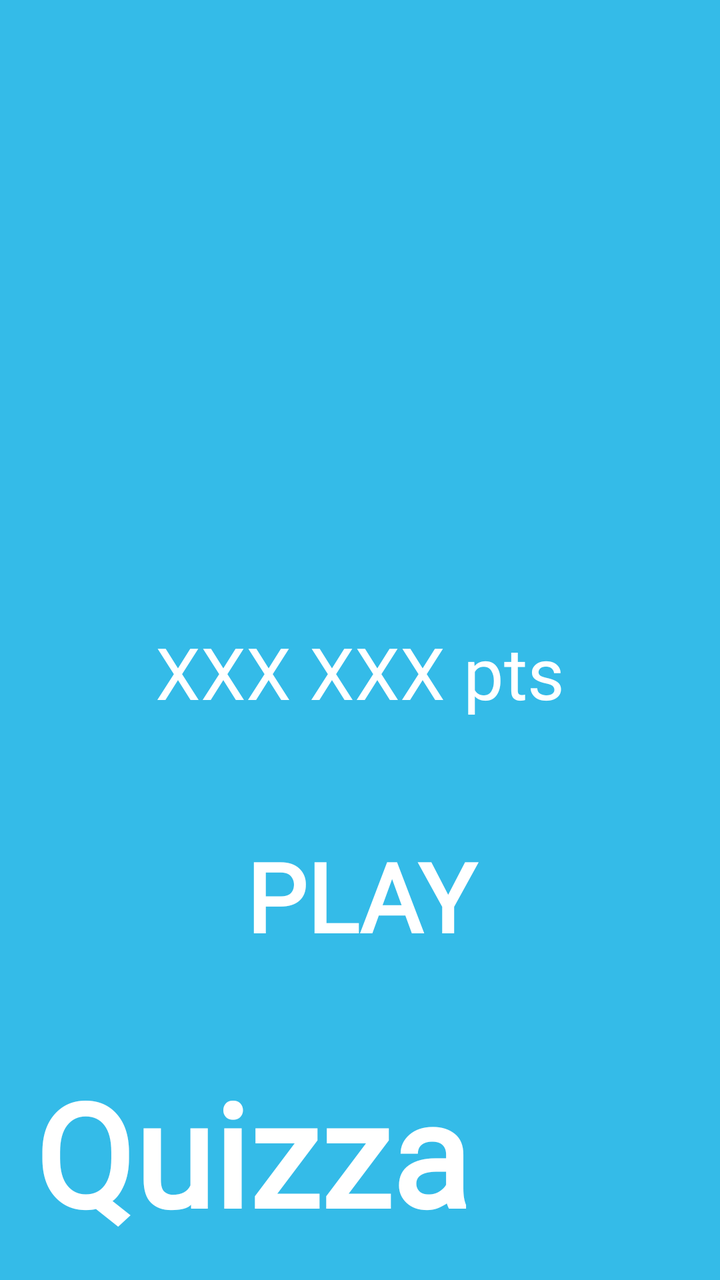
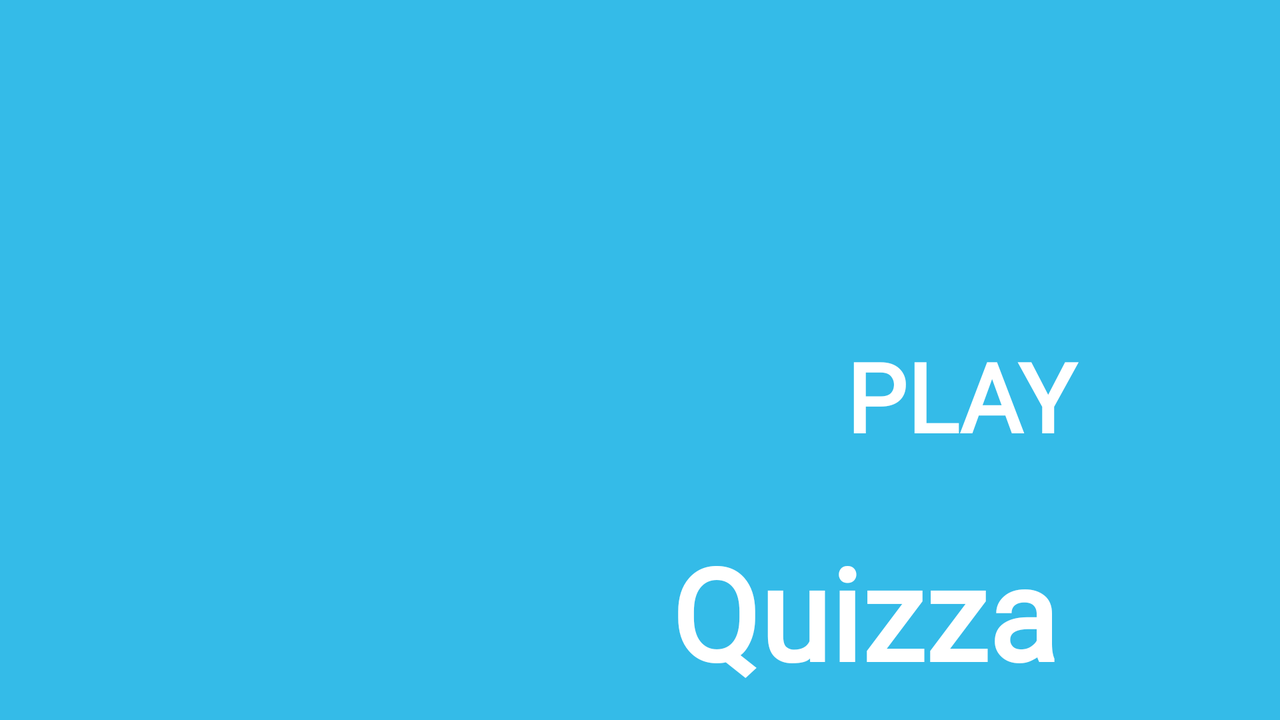

First picture: res/layout/ on a phone held upright. Second picture: the repository's own variant of that layout, on a device whose configuration matches the variant's folder. Source for both follows.
<!-- AndroidManifest.xml: application theme Theme.Quizza -->
<!-- res/layout/homepage.xml -->
<?xml version="1.0" encoding="utf-8"?>

<androidx.constraintlayout.widget.ConstraintLayout
    xmlns:android="http://schemas.android.com/apk/res/android"
    xmlns:app="http://schemas.android.com/apk/res-auto"
    xmlns:tools="http://schemas.android.com/tools"
    android:layout_width="match_parent"
    android:layout_height="match_parent">

    <LinearLayout
        android:layout_width="match_parent"
        android:layout_height="match_parent"
        android:background="@color/blue_background"
        android:gravity="center"
        android:orientation="vertical"
        android:weightSum="10"
        app:layout_constraintStart_toStartOf="parent"
        app:layout_constraintTop_toTopOf="parent">

        <LinearLayout
            android:layout_width="match_parent"
            android:layout_height="0dp"
            android:layout_weight="3"
            android:orientation="horizontal"
            android:weightSum="10">

            <View
                android:id="@+id/view2"
                android:layout_width="0dp"
                android:layout_height="match_parent"
                android:layout_weight="2.2" />

            <ImageView
                android:id="@+id/ivAvatarHomepage"
                android:layout_width="0dp"
                android:layout_height="match_parent"
                android:layout_weight="5.6" />
        </LinearLayout>

        <TextView
            android:id="@+id/tvUsernameHomepage"
            android:layout_width="match_parent"
            android:layout_height="0dp"
            android:layout_weight="1.5"
            android:fontFamily="@font/coiny"
            android:gravity="center"
            android:textColor="#FFFFFF"
            android:textSize="36sp"
            android:textStyle="bold" />

        <TextView
            android:id="@+id/tvScoreHomepage"
            android:layout_width="match_parent"
            android:layout_height="0dp"
            android:layout_weight="1.5"
            android:fontFamily="@font/coiny"
            android:gravity="center"
            android:text="XXX XXX pts"
            android:textColor="#FFFFFF"
            android:textSize="36sp" />

        <Button
            android:id="@+id/btnPlay"
            android:layout_width="300dp"
            android:layout_height="0dp"
            android:layout_weight="2"
            android:background="@drawable/login_button"
            android:fontFamily="@font/coiny"
            android:text="PLAY"
            android:textColor="#FFFFFF"
            android:textSize="48sp"
            android:textStyle="bold" />

        <LinearLayout
            android:layout_width="match_parent"
            android:layout_height="0dp"
            android:layout_weight="2"
            android:orientation="horizontal"
            android:weightSum="10">

            <TextView
                android:id="@+id/textView3"
                android:layout_width="0dp"
                android:layout_height="match_parent"
                android:layout_weight="7"
                android:fontFamily="@font/coiny"
                android:gravity="center"
                android:text="Quizza"
                android:textColor="#FFFFFF"
                android:textSize="72sp"
                android:textStyle="bold" />

            <ImageView
                android:id="@+id/imageView2"
                android:layout_width="0dp"
                android:layout_height="match_parent"
                android:layout_weight="3"
                app:srcCompat="@drawable/question_mark" />
        </LinearLayout>
    </LinearLayout>
</androidx.constraintlayout.widget.ConstraintLayout>
<!-- resources referenced by this layout -->
<resources>
  <color name="blue_background">#34BBE8</color>
  <style name="Theme.Quizza" parent="Theme.AppCompat.Light.NoActionBar">
          
          <item name="colorPrimary">@color/purple_500</item>
          <item name="colorPrimaryVariant">@color/purple_700</item>
          <item name="colorOnPrimary">@color/white</item>
          
          <item name="colorSecondary">@color/teal_200</item>
          <item name="colorSecondaryVariant">@color/teal_700</item>
          <item name="colorOnSecondary">@color/black</item>
          
          <item name="android:statusBarColor" tools:targetApi="l">?attr/colorPrimaryVariant</item>
          
      </style>
  <color name="purple_500">#FF6200EE</color>
  <color name="purple_700">#FF3700B3</color>
  <color name="white">#FFFFFFFF</color>
  <color name="teal_200">#FF03DAC5</color>
  <color name="teal_700">#FF018786</color>
  <color name="black">#FF000000</color>
</resources>
<!-- res/layout-land/homepage.xml (the repository's variant of the layout above) -->
<!-- drawn on the phone turned sideways -->
<?xml version="1.0" encoding="utf-8"?>
<androidx.constraintlayout.widget.ConstraintLayout
    xmlns:android="http://schemas.android.com/apk/res/android"
    xmlns:app="http://schemas.android.com/apk/res-auto"
    xmlns:tools="http://schemas.android.com/tools"
    android:layout_width="match_parent"
    android:layout_height="match_parent">

    <LinearLayout
        android:id="@+id/bgHomepage"
        android:layout_width="match_parent"
        android:layout_height="match_parent"
        android:background="@color/blue_background"
        android:gravity="center"
        android:orientation="horizontal"
        android:weightSum="10"
        app:layout_constraintBottom_toBottomOf="parent"
        app:layout_constraintEnd_toEndOf="parent"
        app:layout_constraintStart_toStartOf="parent"
        app:layout_constraintTop_toTopOf="parent">

        <ImageView
            android:id="@+id/ivAvatarHomepage"
            android:layout_width="0dp"
            android:layout_height="match_parent"
            android:layout_weight="5" />

        <LinearLayout
            android:layout_width="0dp"
            android:layout_height="match_parent"
            android:layout_weight="5"
            android:gravity="center"
            android:orientation="vertical"
            android:weightSum="10">

            <TextView
                android:id="@+id/tvUsernameHomepage"
                android:layout_width="match_parent"
                android:layout_height="0dp"
                android:layout_weight="2"
                android:fontFamily="@font/coiny"
                android:gravity="center"
                android:textColor="#FFFFFF"
                android:textSize="36sp"
                android:textStyle="bold" />

            <TextView
                android:id="@+id/tvScoreHomepage"
                android:layout_width="match_parent"
                android:layout_height="0dp"
                android:layout_weight="2"
                android:fontFamily="@font/coiny"
                android:gravity="center"
                android:textColor="#FFFFFF"
                android:textSize="36sp" />

            <Button
                android:id="@+id/btnPlay"
                android:layout_width="300dp"
                android:layout_height="0dp"
                android:layout_weight="3"
                android:background="@drawable/login_button"
                android:fontFamily="@font/coiny"
                android:text="PLAY"
                android:textColor="#FFFFFF"
                android:textSize="48sp"
                android:textStyle="bold" />

            <LinearLayout
                android:layout_width="match_parent"
                android:layout_height="0dp"
                android:layout_weight="3"
                android:orientation="horizontal"
                android:weightSum="10">

                <TextView
                    android:id="@+id/textView3"
                    android:layout_width="0dp"
                    android:layout_height="match_parent"
                    android:layout_weight="7"
                    android:fontFamily="@font/coiny"
                    android:gravity="center"
                    android:text="Quizza"
                    android:textColor="#FFFFFF"
                    android:textSize="64sp"
                    android:textStyle="bold" />

                <ImageView
                    android:id="@+id/imageView2"
                    android:layout_width="0dp"
                    android:layout_height="match_parent"
                    android:layout_weight="3"
                    app:srcCompat="@drawable/question_mark" />
            </LinearLayout>

        </LinearLayout>
    </LinearLayout>
</androidx.constraintlayout.widget.ConstraintLayout>
